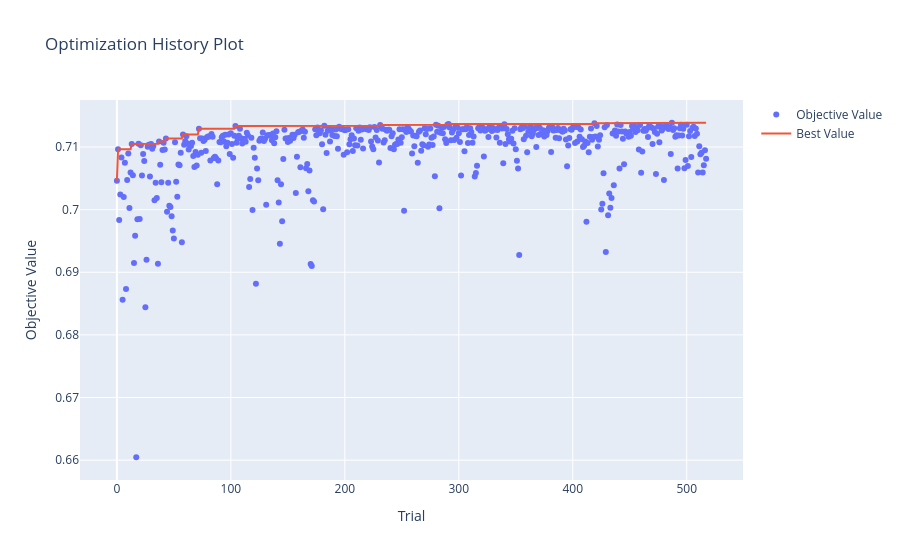
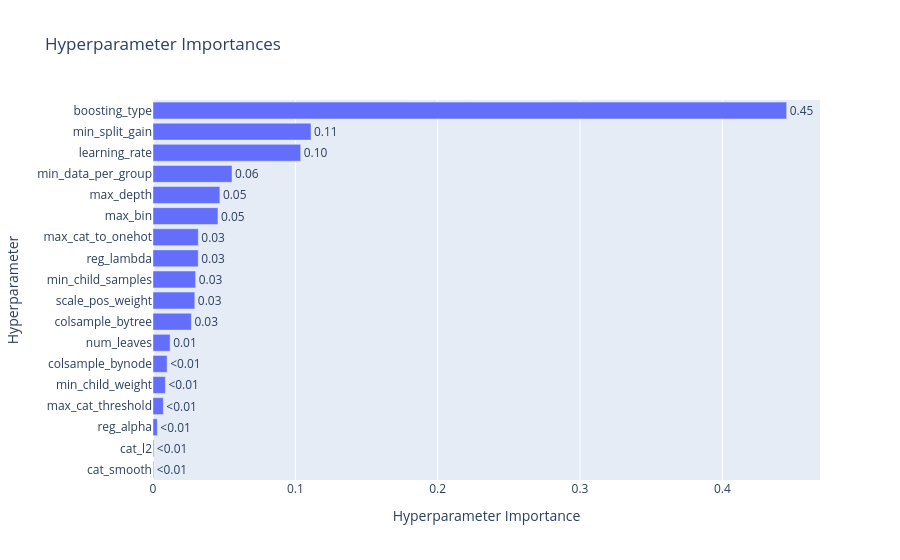

Notebook source saved alongside these figures, in order:
### Markdown cell above
### 100k

### Code cell
import optuna
import numpy as np
import warnings
from sklearn.metrics import roc_auc_score
from sklearn.model_selection import TimeSeriesSplit
from optuna.visualization import (
    plot_optimization_history, 
    plot_param_importances, 
    plot_parallel_coordinate
)
from optuna.samplers import TPESampler
from sklearn.ensemble import GradientBoostingClassifier
from sklearn.utils.class_weight import compute_sample_weight
from sklearn.pipeline import make_pipeline
from sklearn.impute import SimpleImputer
from sklearn.impute import KNNImputer
from sklearn.experimental import enable_iterative_imputer
from sklearn.impute import IterativeImputer

# Parameter tuning settings

timeout_seconds = 60*60*3
no_improvement_trials = 100

# Split the 100k dataset to evaluate on holdout after tuning

X_tuning = train_100k_X.head(80000)
y_tuning = train_100k_y_cat.head(80000)
X_val_holdout = train_100k_X.tail(20000)
y_val_holdout = train_100k_y_cat.tail(20000)

def objective_gbm(trial):

    params = {
        "n_estimators": trial.suggest_int("n_estimators", 100, 1000), # Number of boosting rounds
        "learning_rate": trial.suggest_float("learning_rate", 0.005, 0.2, log=True), # Step size
        "max_depth": trial.suggest_int("max_depth", 2, 20), # Max tree depth
        "subsample": trial.suggest_float("subsample", 0.1, 1.0), # Fraction of samples used for training each tree
        "min_samples_split": trial.suggest_int("min_samples_split", 10, 500), # Min samples required to split a node
        "min_samples_leaf": trial.suggest_int("min_samples_leaf", 10, 500), # Min samples required in a leaf node
        "min_weight_fraction_leaf": trial.suggest_float("min_weight_fraction_leaf", 0, 0.5), # Min weight fraction required in a leaf node
        "min_impurity_decrease": trial.suggest_float("min_impurity_decrease", 0, 1.0), # Min impurity decrease required to make a split
        "max_features": trial.suggest_categorical("max_features", ["sqrt", "log2", None]), # Number of features to consider when looking for the best split
        "max_leaf_nodes": trial.suggest_int("max_leaf_nodes", 5, 512), # Max leaf nodes in the tree
        "ccp_alpha": trial.suggest_float("ccp_alpha", 1e-5, 0.1, log=True), # Complexity parameter for pruning
        "random_state": 42, # Fixed random state for reproducibility
        "verbose": 0, # Set to 0 to disable verbose output during training
    }

    imputer_type = trial.suggest_categorical("imputer_type", ["simple", "knn", "iterative"])
    
    if imputer_type == "simple":
        strategy = trial.suggest_categorical("simple_strategy", ["mean", "median", "most_frequent"])
        imputer = SimpleImputer(strategy=strategy)
        
    elif imputer_type == "knn": # K Nearest Neighbors Imputer
        n_neighbors = trial.suggest_int("knn_neighbors", 3, 50)
        imputer = KNNImputer(n_neighbors=n_neighbors)
        
    else: # iterative
        imputer = IterativeImputer(max_iter=10, random_state=42)

    full_pipeline = make_pipeline(
        numeric_preprocessor,
        imputer,
        GradientBoostingClassifier(**params)
    )
    
    tscv = TimeSeriesSplit(n_splits=5)
    cv_scores = []
    
    for train_idx, val_idx in tscv.split(X_tuning):
        X_tr, X_val = X_tuning.iloc[train_idx], X_tuning.iloc[val_idx]
        y_tr, y_val = y_tuning.iloc[train_idx], y_tuning.iloc[val_idx]
        
        with warnings.catch_warnings():
            warnings.simplefilter("ignore")
            full_pipeline.fit(X_tr, y_tr)
        
        preds = full_pipeline.predict_proba(X_val)[:, 1]
        cv_scores.append(roc_auc_score(y_val, preds))
        
    return np.mean(cv_scores)

def stop_optuna(study, trial): # Custom callback to stop optimization if no improvement in best AUC for a certain number of trials
    if study.best_trial.number + no_improvement_trials <= trial.number:
        print(f"\n[Early Stop] No improvement in {no_improvement_trials} trials. Stopping optimization.")
        study.stop()

study_gbm = optuna.create_study(direction="maximize", sampler=TPESampler(seed=42))
study_gbm.optimize(objective_gbm, timeout=timeout_seconds, n_jobs=-1, callbacks=[stop_optuna])

print("\n" + "="*40)
print(f"BEST AUC: {study_gbm.best_value:.4f}")
print("BEST PARAMETERS:")

print("best_params = {")
for k, v in study_gbm.best_params.items():
    if isinstance(v, str):
        print(f'    "{k}": "{v}",')
    else:
        print(f'    "{k}": {v},')
print("}")

print("\n--- PARAMETER IMPORTANCE ---")
importances = optuna.importance.get_param_importances(study_gbm)
for param, importance in importances.items():
    print(f"  {param:20}: {importance:.4f}")
print("="*40)


fig1 = plot_optimization_history(study_gbm)
fig1.show()
    
fig2 = plot_param_importances(study_gbm)
fig2.show()
    
fig3 = plot_parallel_coordinate(
    study_gbm,
    params=[
        "n_estimators", "learning_rate", "max_depth", "subsample", 
        "min_samples_split", "min_samples_leaf", "min_weight_fraction_leaf",
        "min_impurity_decrease", "max_features", "max_leaf_nodes",
        "ccp_alpha", "imputer_type"
    ]
)
fig3.show()
    
fig1.write_html("hyperparameter_tuning/GBM/Classification/optuna_gbm_100k_history.html")
fig2.write_html("hyperparameter_tuning/GBM/Classification/optuna_gbm_100k_importance.html")
fig3.write_html("hyperparameter_tuning/GBM/Classification/optuna_gbm_100k_parallel.html")

### Figure 1 — Plotly figure (JSON) as saved in the notebook; plotly's stock layout.template omitted (floating-point values rounded to 4 significant figures; data arrays with more than 128 entries replaced by an {"elided": "..."} marker saying what was removed)
{"data": [{"mode": "markers", "name": "Objective Value", "type": "scatter", "x": {"elided": "518 int values"}, "y": {"elided": "518 float values"}}, {"mode": "lines", "name": "Best Value", "type": "scatter", "x": {"elided": "518 int values"}, "y": {"elided": "518 float values"}}, {"marker": {"color": "#cccccc"}, "mode": "markers", "name": "Infeasible Trial", "showlegend": false, "type": "scatter", "x": [], "y": []}], "layout": {"title": {"text": "Optimization History Plot"}, "xaxis": {"title": {"text": "Trial"}}, "yaxis": {"title": {"text": "Objective Value"}}}}

### Figure 2 — Plotly figure (JSON) as saved in the notebook; plotly's stock layout.template omitted (floating-point values rounded to 4 significant figures)
{"data": [{"cliponaxis": false, "hovertemplate": ["cat_smooth (FloatDistribution): 0.0004282087797916806<extra></extra>", "cat_l2 (FloatDistribution): 0.0005909480571618665<extra></extra>", "reg_alpha (FloatDistribution): 0.003040049195446366<extra></extra>", "max_cat_threshold (IntDistribution): 0.007272369098882756<extra></extra>", "min_child_weight (FloatDistribution): 0.008704225506682317<extra></extra>", "colsample_bynode (FloatDistribution): 0.009918512476785617<extra></extra>", "num_leaves (IntDistribution): 0.012027008978747093<extra></extra>", "colsample_bytree (FloatDistribution): 0.026950669626420676<extra></extra>", "scale_pos_weight (FloatDistribution): 0.029396987655997412<extra></extra>", "min_child_samples (IntDistribution): 0.02996321702713527<extra></extra>", "reg_lambda (FloatDistribution): 0.031779966180555924<extra></extra>", "max_cat_to_onehot (IntDistribution): 0.03183347076194555<extra></extra>", "max_bin (IntDistribution): 0.04564405880126728<extra></extra>", "max_depth (IntDistribution): 0.04698376017480983<extra></extra>", "min_data_per_group (IntDistribution): 0.05551598034298503<extra></extra>", "learning_rate (FloatDistribution): 0.1037524901699704<extra></extra>", "min_split_gain (FloatDistribution): 0.11100550566047343<extra></extra>", "boosting_type (CategoricalDistribution): 0.44519257150494124<extra></extra>"], "name": "Objective Value", "orientation": "h", "text": ["<0.01", "<0.01", "<0.01", "<0.01", "<0.01", "<0.01", "0.01", "0.03", "0.03", "0.03", "0.03", "0.03", "0.05", "0.05", "0.06", "0.10", "0.11", "0.45"], "textposition": "outside", "type": "bar", "x": [0.0004282, 0.0005909, 0.00304, 0.007272, 0.008704, 0.009919, 0.01203, 0.02695, 0.0294, 0.02996, 0.03178, 0.03183, 0.04564, 0.04698, 0.05552, 0.1038, 0.111, 0.4452], "y": ["cat_smooth", "cat_l2", "reg_alpha", "max_cat_threshold", "min_child_weight", "colsample_bynode", "num_leaves", "colsample_bytree", "scale_pos_weight", "min_child_samples", "reg_lambda", "max_cat_to_onehot", "max_bin", "max_depth", "min_data_per_group", "learning_rate", "min_split_gain", "boosting_type"]}], "layout": {"title": {"text": "Hyperparameter Importances"}, "xaxis": {"title": {"text": "Hyperparameter Importance"}}, "yaxis": {"title": {"text": "Hyperparameter"}}}}
